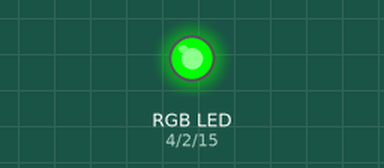
A sketch run on a simulated Arduino Uno, built with avr-gcc and run on an emulated ATmega328P. Shown: an RGB LED mixed from three pins (HIGH = lit).

Above: at 1.5 s.
At 3.5 s:
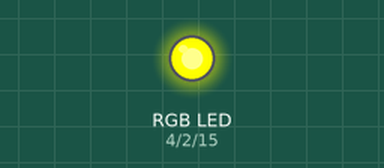
At 6.5 s:
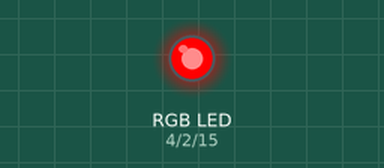
At 10.5 s:
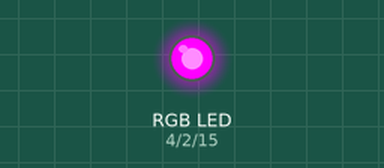
Timing chart, 0 to 15.6 s (numbered marks = the images above):
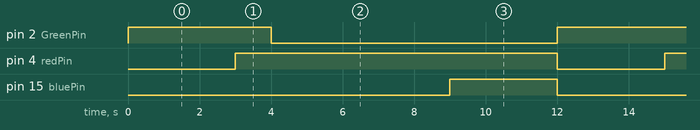

Measured:
- by itself, pin 2 (GreenPin): alternates HIGH for 4.0 s and LOW for 8.0 s
- by itself, pin 4 (redPin): alternates HIGH for 9.0 s and LOW for 3.0 s
- by itself, pin 15 (bluePin): alternates HIGH for 3.0 s and LOW for 9.0 s

The sketch:

07_RGB_analog.ino
```cpp
int redPin = 4;
int GreenPin = 2;
int bluePin = 15;
void setup() {
  // put your setup code here, to run once:
  pinMode(redPin, OUTPUT);
  pinMode(GreenPin, OUTPUT);
  pinMode(bluePin, OUTPUT);
}
void loop() {
  //用類比顯示紅綠燈
  analogWrite(GreenPin, 255);
  delay(3000);
  analogWrite(redPin, 255);
  delay(1000);
  analogWrite(GreenPin, 0);
  delay(5000);
  //淡紫 f05dc5=>240,93,197
  analogWrite(redPin, 240);
  analogWrite(GreenPin, 93);
  analogWrite(bluePin, 197);
  delay(3000);
  //關閉紅,藍
  analogWrite(redPin, 0);
  analogWrite(bluePin, 0);
}
```
